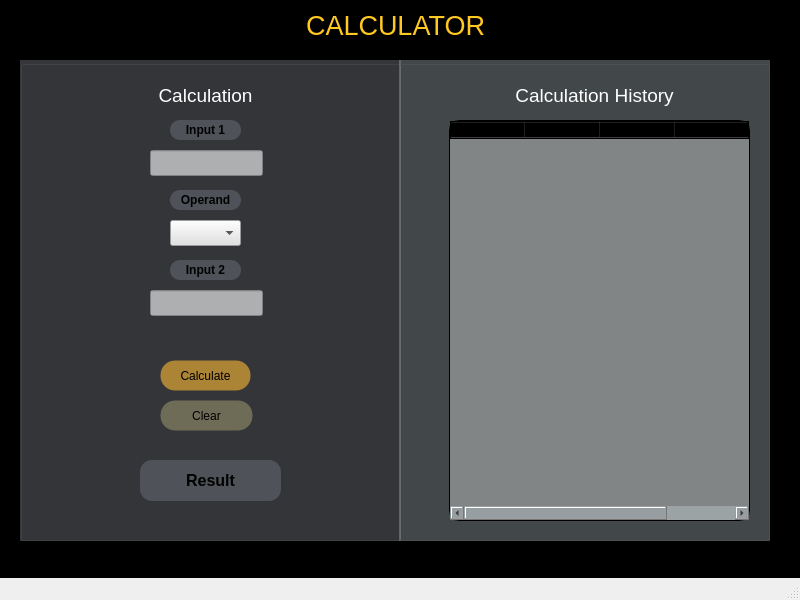
<?xml version="1.0" encoding="UTF-8"?>
<ui version="4.0">
 <class>MainWindow</class>
 <widget class="QMainWindow" name="MainWindow">
  <property name="geometry">
   <rect>
    <x>0</x>
    <y>0</y>
    <width>800</width>
    <height>600</height>
   </rect>
  </property>
  <property name="windowTitle">
   <string>MainWindow</string>
  </property>
  <property name="styleSheet">
   <string notr="true">selection-color: rgba(236, 236, 236, 130);
selection-background-color: rgba(236, 236, 236, 130);</string>
  </property>
  <widget class="QWidget" name="centralwidget">
   <property name="styleSheet">
    <string notr="true">background-color: rgb(0, 0, 0);
selection-color: rgba(80, 80, 80, 150);
selection-background-color:  rgba(80, 80, 80, 150);</string>
   </property>
   <widget class="QGroupBox" name="groupBox">
    <property name="geometry">
     <rect>
      <x>20</x>
      <y>60</y>
      <width>381</width>
      <height>481</height>
     </rect>
    </property>
    <property name="styleSheet">
     <string notr="true">background-color:rgba(111, 115, 124, 120)
</string>
    </property>
    <property name="title">
     <string/>
    </property>
    <property name="alignment">
     <set>Qt::AlignCenter</set>
    </property>
    <widget class="QComboBox" name="comboBox">
     <property name="geometry">
      <rect>
       <x>150</x>
       <y>160</y>
       <width>71</width>
       <height>26</height>
      </rect>
     </property>
     <property name="acceptDrops">
      <bool>true</bool>
     </property>
     <property name="styleSheet">
      <string notr="true">selection-color: rgb(34, 34, 34);
background-color: rgba(225, 225, 225, 160);;</string>
     </property>
    </widget>
    <widget class="QLineEdit" name="input1">
     <property name="geometry">
      <rect>
       <x>130</x>
       <y>90</y>
       <width>113</width>
       <height>26</height>
      </rect>
     </property>
     <property name="styleSheet">
      <string notr="true">background-color: rgba(225, 225, 225, 180);</string>
     </property>
    </widget>
    <widget class="QLineEdit" name="input2">
     <property name="geometry">
      <rect>
       <x>130</x>
       <y>230</y>
       <width>113</width>
       <height>26</height>
      </rect>
     </property>
     <property name="styleSheet">
      <string notr="true">background-color: rgba(225, 225, 225, 180);</string>
     </property>
    </widget>
    <widget class="QPushButton" name="calculateButton">
     <property name="geometry">
      <rect>
       <x>140</x>
       <y>300</y>
       <width>91</width>
       <height>31</height>
      </rect>
     </property>
     <property name="styleSheet">
      <string notr="true"> background-color: rgba(255, 187, 51, 150);
 border-style: solid;
 border-width:1px;
 border-radius:15px;
font: 700 10pt rgb(255, 255, 255) &quot;Terminal&quot;;
 border-style: solid;
</string>
     </property>
     <property name="text">
      <string>Calculate</string>
     </property>
    </widget>
    <widget class="QLabel" name="resultLabel">
     <property name="geometry">
      <rect>
       <x>120</x>
       <y>400</y>
       <width>141</width>
       <height>41</height>
      </rect>
     </property>
     <property name="styleSheet">
      <string notr="true"> border-style: solid;
font: 700 10pt &quot;Segoe UI&quot;;
 border-radius:12px;</string>
     </property>
     <property name="lineWidth">
      <number>2</number>
     </property>
     <property name="text">
      <string>&lt;html&gt;&lt;head/&gt;&lt;body&gt;&lt;p&gt;&lt;span style=&quot; font-size:12pt; font-weight:700;&quot;&gt;Result&lt;/span&gt;&lt;/p&gt;&lt;/body&gt;&lt;/html&gt;</string>
     </property>
     <property name="textFormat">
      <enum>Qt::AutoText</enum>
     </property>
     <property name="alignment">
      <set>Qt::AlignCenter</set>
     </property>
    </widget>
    <widget class="QPushButton" name="clearButton">
     <property name="geometry">
      <rect>
       <x>140</x>
       <y>340</y>
       <width>93</width>
       <height>31</height>
      </rect>
     </property>
     <property name="styleSheet">
      <string notr="true"> background-color:rgba(126, 123, 95, 200);
 border-style: solid;
 border-width:1px;
 border-radius:15px;
font: 700 10pt rgb(255, 255, 255) &quot;Terminal&quot;;
 border-style: solid;

</string>
     </property>
     <property name="text">
      <string>Clear</string>
     </property>
    </widget>
    <widget class="QLabel" name="label_2">
     <property name="geometry">
      <rect>
       <x>150</x>
       <y>60</y>
       <width>71</width>
       <height>20</height>
      </rect>
     </property>
     <property name="layoutDirection">
      <enum>Qt::LeftToRight</enum>
     </property>
     <property name="styleSheet">
      <string notr="true"> border-style: solid;
 border-radius:10px;</string>
     </property>
     <property name="text">
      <string>&lt;html&gt;&lt;head/&gt;&lt;body&gt;&lt;p&gt;&lt;span style=&quot; font-weight:700;&quot;&gt;Input 1&lt;/span&gt;&lt;/p&gt;&lt;/body&gt;&lt;/html&gt;</string>
     </property>
     <property name="alignment">
      <set>Qt::AlignCenter</set>
     </property>
    </widget>
    <widget class="QLabel" name="label_3">
     <property name="geometry">
      <rect>
       <x>150</x>
       <y>200</y>
       <width>71</width>
       <height>20</height>
      </rect>
     </property>
     <property name="layoutDirection">
      <enum>Qt::LeftToRight</enum>
     </property>
     <property name="styleSheet">
      <string notr="true"> border-style: solid;
 border-radius:10px;</string>
     </property>
     <property name="text">
      <string>&lt;html&gt;&lt;head/&gt;&lt;body&gt;&lt;p&gt;&lt;span style=&quot; font-weight:700;&quot;&gt;Input 2&lt;/span&gt;&lt;/p&gt;&lt;/body&gt;&lt;/html&gt;</string>
     </property>
     <property name="alignment">
      <set>Qt::AlignCenter</set>
     </property>
    </widget>
    <widget class="QLabel" name="label_4">
     <property name="geometry">
      <rect>
       <x>150</x>
       <y>130</y>
       <width>71</width>
       <height>20</height>
      </rect>
     </property>
     <property name="layoutDirection">
      <enum>Qt::LeftToRight</enum>
     </property>
     <property name="styleSheet">
      <string notr="true"> border-style: solid;
 border-radius:10px;</string>
     </property>
     <property name="text">
      <string>&lt;html&gt;&lt;head/&gt;&lt;body&gt;&lt;p&gt;&lt;span style=&quot; font-weight:700;&quot;&gt;Operand&lt;/span&gt;&lt;/p&gt;&lt;/body&gt;&lt;/html&gt;</string>
     </property>
     <property name="alignment">
      <set>Qt::AlignCenter</set>
     </property>
    </widget>
    <widget class="QLabel" name="label_6">
     <property name="enabled">
      <bool>true</bool>
     </property>
     <property name="geometry">
      <rect>
       <x>60</x>
       <y>10</y>
       <width>251</width>
       <height>51</height>
      </rect>
     </property>
     <property name="autoFillBackground">
      <bool>false</bool>
     </property>
     <property name="styleSheet">
      <string notr="true">font: 700 12pt rgb(255, 255, 255) &quot;Terminal&quot;;

 background-color: rgba(255, 255, 255, 0);
 border-style: solid;
 border-radius:12px;
</string>
     </property>
     <property name="text">
      <string>&lt;html&gt;&lt;head/&gt;&lt;body&gt;&lt;p align=&quot;center&quot;&gt;&lt;span style=&quot; font-size:14pt; color:#ffffff;&quot;&gt;Calculation&lt;/span&gt;&lt;/p&gt;&lt;/body&gt;&lt;/html&gt;</string>
     </property>
     <property name="alignment">
      <set>Qt::AlignCenter</set>
     </property>
    </widget>
   </widget>
   <widget class="QGroupBox" name="groupBox_2">
    <property name="geometry">
     <rect>
      <x>399</x>
      <y>60</y>
      <width>371</width>
      <height>481</height>
     </rect>
    </property>
    <property name="styleSheet">
     <string notr="true">
background-color: rgba(142, 154, 157, 120);</string>
    </property>
    <property name="title">
     <string/>
    </property>
    <property name="alignment">
     <set>Qt::AlignCenter</set>
    </property>
    <widget class="QTableWidget" name="historyTable">
     <property name="geometry">
      <rect>
       <x>50</x>
       <y>60</y>
       <width>301</width>
       <height>401</height>
      </rect>
     </property>
     <property name="maximumSize">
      <size>
       <width>301</width>
       <height>16777215</height>
      </size>
     </property>
     <property name="styleSheet">
      <string notr="true"> background-color: rgba(230, 230, 230, 100);
font: 700 9pt &quot;Segoe UI&quot;;
 border-style: solid;
 border-width:1px;
 border-radius:10px;

alternate-background-color: rgb(94, 94, 94);</string>
     </property>
     <property name="verticalScrollBarPolicy">
      <enum>Qt::ScrollBarAsNeeded</enum>
     </property>
     <property name="horizontalScrollBarPolicy">
      <enum>Qt::ScrollBarAsNeeded</enum>
     </property>
     <property name="autoScroll">
      <bool>true</bool>
     </property>
     <property name="alternatingRowColors">
      <bool>false</bool>
     </property>
     <property name="sortingEnabled">
      <bool>false</bool>
     </property>
     <property name="columnCount">
      <number>4</number>
     </property>
     <attribute name="horizontalHeaderVisible">
      <bool>true</bool>
     </attribute>
     <attribute name="horizontalHeaderCascadingSectionResizes">
      <bool>false</bool>
     </attribute>
     <attribute name="horizontalHeaderMinimumSectionSize">
      <number>30</number>
     </attribute>
     <attribute name="horizontalHeaderDefaultSectionSize">
      <number>75</number>
     </attribute>
     <attribute name="horizontalHeaderHighlightSections">
      <bool>true</bool>
     </attribute>
     <attribute name="horizontalHeaderShowSortIndicator" stdset="0">
      <bool>false</bool>
     </attribute>
     <attribute name="horizontalHeaderStretchLastSection">
      <bool>false</bool>
     </attribute>
     <attribute name="verticalHeaderVisible">
      <bool>true</bool>
     </attribute>
     <attribute name="verticalHeaderCascadingSectionResizes">
      <bool>false</bool>
     </attribute>
     <attribute name="verticalHeaderShowSortIndicator" stdset="0">
      <bool>false</bool>
     </attribute>
     <attribute name="verticalHeaderStretchLastSection">
      <bool>false</bool>
     </attribute>
     <column/>
     <column/>
     <column/>
     <column/>
    </widget>
    <widget class="QLabel" name="label_5">
     <property name="enabled">
      <bool>true</bool>
     </property>
     <property name="geometry">
      <rect>
       <x>70</x>
       <y>10</y>
       <width>251</width>
       <height>51</height>
      </rect>
     </property>
     <property name="autoFillBackground">
      <bool>false</bool>
     </property>
     <property name="styleSheet">
      <string notr="true">font: 700 12pt rgb(255, 255, 255) &quot;Terminal&quot;;

 background-color: rgba(255, 255, 255, 0);
 border-style: solid;
 border-radius:12px;
</string>
     </property>
     <property name="text">
      <string>&lt;html&gt;&lt;head/&gt;&lt;body&gt;&lt;p align=&quot;center&quot;&gt;&lt;span style=&quot; font-size:14pt; color:#ffffff;&quot;&gt;Calculation History&lt;/span&gt;&lt;/p&gt;&lt;/body&gt;&lt;/html&gt;</string>
     </property>
     <property name="alignment">
      <set>Qt::AlignCenter</set>
     </property>
    </widget>
   </widget>
   <widget class="QLabel" name="label">
    <property name="enabled">
     <bool>true</bool>
    </property>
    <property name="geometry">
     <rect>
      <x>270</x>
      <y>0</y>
      <width>251</width>
      <height>51</height>
     </rect>
    </property>
    <property name="autoFillBackground">
     <bool>false</bool>
    </property>
    <property name="styleSheet">
     <string notr="true">font: 700 12pt rgb(255, 255, 255) &quot;Terminal&quot;;

 background-color: rgba(255, 255, 255, 0);
 border-style: solid;
 border-width:1px;
 border-radius:12px;
</string>
    </property>
    <property name="text">
     <string>&lt;html&gt;&lt;head/&gt;&lt;body&gt;&lt;p align=&quot;center&quot;&gt;&lt;span style=&quot; font-size:20pt; color:#ffc822;&quot;&gt;CALCULATOR&lt;/span&gt;&lt;/p&gt;&lt;/body&gt;&lt;/html&gt;</string>
    </property>
    <property name="alignment">
     <set>Qt::AlignCenter</set>
    </property>
   </widget>
  </widget>
  <widget class="QMenuBar" name="menubar">
   <property name="geometry">
    <rect>
     <x>0</x>
     <y>0</y>
     <width>800</width>
     <height>26</height>
    </rect>
   </property>
  </widget>
  <widget class="QStatusBar" name="statusbar"/>
 </widget>
 <resources/>
 <connections/>
</ui>
